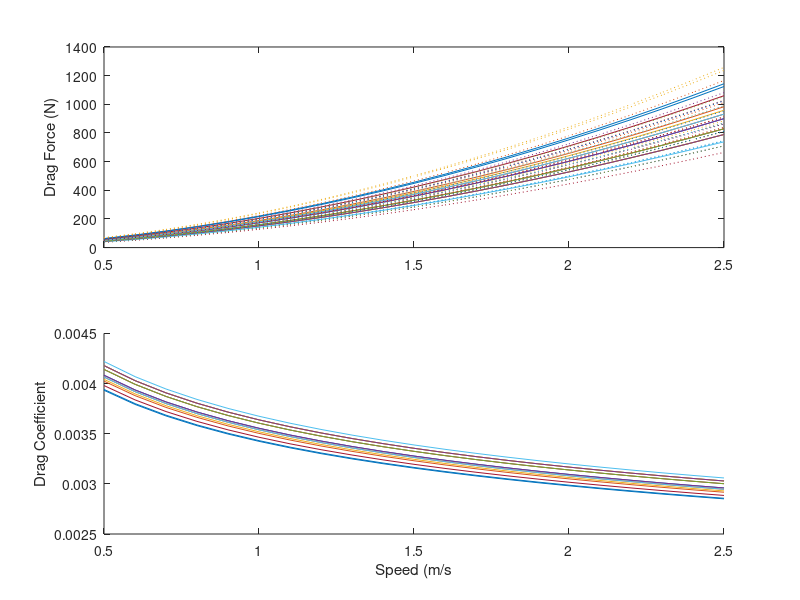

MATLAB code to generate this figure: (Note: this script raises an error after producing the figure.)
% Calculate whale drag coefficients for all individuals
% Age at first entanglement determines length, which gives weight and width
% from Fortune et al 2012

% 9 Dec 2014

clear all; close all

% Whale ID follows order of TOWDATA
whales = {'EG 2212  ','EG 2223  ','EG 3311  ','EG 3420  ','EG 3714  ',...
    'EG 3107  ','EG 2710  ','EG 1427  ','EG 2212  ','EG 3445  ','EG 3314  ',...
    'EG 3610  ','EG 3294  ','EG 2030  ','EG 1102  '};
age = [5,8,7,5,2,1,3,18,6,2,2,3,6,12,21];


% length, m
l = [1170;1237;1217;1170;1076;1032;1111;1345;1195;1076;1076;1111;1195;...
    1296;1358]/100;

% speed, ms-1
U = 0.5:0.1:2.5;

% kinematic viscosity of seawater, m2s-1
v = 10^-6;

% calculate reynolds number
Re = (l*U)./v;

% coefficient of friction [Eqn. 4]
Cf = 0.072*Re.^(-1/5);

% seawater density
rho = 1025;

% estimated whale mass
M = [19213;22510;21501;19213;15147;13460;16577;28566;20402;15147;15147;...
    16577;20402;25708;29415];

% estimated wetted surface area
Sw = 0.08*M.^0.65;

% max diameter of body, m
d = [284;298;294;284;265;255;272;321;290;265;265;272;290;311;324]/100;

% Fineness Ratio
FR = l./d;

% drag augmentation factor for oscillation, = 3 as per Frank Fish, pers comm
k = 1.5;
% appendages
g = 1.3;
% submergence
% load('gamma.mat')
% p = polyfit(gamma(:,1),gamma(:,2),8);
% f = polyval(p,gamma(:,1));
%
% hn = 11.24; % median submergence depth not entangled (Eg 3911 tag)
% xn = hn./d; % h/d values based on the mean submergence depth while not entangled
% yn = interp1(gamma(:,1),f,xn); % interpolates gamma to find value for calculated h/d
%
% he = 5.4; % median submergence depth while entangled (mean of Eg 3911 and Eg 4057)
% xe = he./d; % calculated h/d values based on the mean SD submergence depth while entangled
% ye = interp1(gamma(:,1),f,xe); % interpolates gamma to find value for calculated h/d

% calculate drag coefficient [Eqn 5]
for i = 1:length(Cf)
    whaleCD0(:,i) = Cf(:,i).*(1+1.5*(d./l).^(3/2) + 7*(d./l).^3);
    
    % calculate drag force on the whale body (N)
    whaleDf(:,i) = (1/2)*rho*(U(i).^2)*Sw.*whaleCD0(:,i)*g*k;
    whaleDf_lower(:,i) = whaleDf(:,i)*0.9;
    whaleDf_upper(:,i) = whaleDf(:,i)*1.1; % error for oscillation: use 1.35 to 1.65
    
    % back-calculate Cd
    whaleCD(:,i) = (2*whaleDf(:,i))./(rho*(U(i).^2)*Sw);
    
end



% % for each whale, add submergence effect
% for i = 1:length(yn)
% whaleDf(i,:) = whaleDf(i,:)*yn(i);
% whaleDf_E(i,:) = whaleDf(i,:)*ye(i);
% end


% plot on figure
figure(2)
subplot(211)
plot(U,whaleDf,U,whaleDf_lower,':',U,whaleDf_upper,':')
ylabel('Drag Force (N)')

subplot(212); hold on
plot(U,whaleCD0)
xlabel('Speed (m/s'); ylabel('Drag Coefficient')
adjustfigurefont

% McGregor DTAG drag coefficients and speed for foraging and traveling and
% CFD
McG_FORAGE = [0.0099	0.95;
    0.012	1.02;
    0.024	0.91;
    0.0091	1.06];
McG_TRAVEL = [0.0052	0.97;
    0.0036	1;
    0.0038	1.07;
    0.0049	1.08;
    0.005	0.9];
McG_CFD = [0.012    0.514];

% speed and drag coefficient for Eg3911 whale, nonentangled
vdh_NESk3(:,2) = [0.00370835542841646;0.00361910776902858;0.00354137208507408;
    0.00347268871336042;0.00341129509882514;0.00335588747591488;0.00330547586381435;
    0.00325929184961735;0.00321672773989446;0.00317729513661081;0.00314059597028095;
    0.00310630176709948;0.00307413850356466;0.00304387534137935;0.00301531611280707;
    0.00298829279160383;0.00296266042108549;0.00293829312750845;0.00291508095277899;
    0.00289292731333564;0.00287174694299712;0.00285146421375123;0.00283201175451527];
vdh_NESk3(:,1) = [0.772:0.1:2.98];
Re_3911 = (10*U)/1.17E-6;

% plot
plot(McG_FORAGE(:,2),McG_FORAGE(:,1),'k^','MarkerFaceColor','k')
plot(McG_TRAVEL(:,2),McG_TRAVEL(:,1),'r^','MarkerFaceColor','r')
plot(McG_CFD(:,2),McG_CFD(:,1),'g^','MarkerFaceColor','g')

plot(vdh_NESk3(:,1),vdh_NESk3(:,2),'b^-','MarkerFaceColor','b')

xlabel('Speed (m/s)'); ylabel('Drag Coefficient'); adjustfigurefont
xlim([0 2.5])

% % speed of interest = 1.1 m/s (average minimum swim speeds from entangled and
% % nonentangled argos data)
% WhaleCd = CD0(:,7);
% WhaleDf = Df(:,7);

%% Plot whales and their gears ****(not whale + gear)

GearCdRe

c = colormap(lines);
figure(20); clf; hold on
for i = 1:15;
    plot(U,whaleDf(i,:),'color',c(i,:))
    plot(TOWDRAG(i).mn_speedTW,TOWDRAG(i).mn_dragN,'.','MarkerSize',20,'color',c(i,:))
end
box on
xlabel('Speed (m/s)'); ylabel('Drag (N)')

figure(21); clf; hold on
for i = 1:15;
    plot(U,whaleCD0(i,:),'color',c(i,:))
    plot(speed(:,i),gearCd(:,i),'.','MarkerSize',20,'color',c(i,:))
end
box on
xlabel('Speed (m/s)'); ylabel('Drag Coefficient')

%% for each whale

close all;

figure(5); hold on

for i = 1:15;
    % calculate width
    [width,stations] = bodywidth(l(i));
    
    % obtain boundary layer dimensions
    BL = bndry_layer(width,d(i),stations);
    
    % get parameters for entangling gear attachment points
    % pt = location of attachment point
    % A = frontal area of 2 attachment points
    % p = height of protuberance at each attachment
    load('case_pApt')
    
    % calculate interference drag
    [DI(i,:),DI_upper(i,:),DI_lower(i,:)] = interferenceDrag(pt(i,:),A(i,:),p(i,:),BL,stations);
    
    % calculate gear drag curves
    warning off
    [yfit(:,i),speed,coeffs(:,i),lower(:,i),upper(:,i)] = towfit([TOWDRAG(i).mn_speed' TOWDRAG(i).mn_dragN],U);
    
    % plot all components
    figure(5); hold on
    h1 = plot(U,whaleDf(i,:),'color',[0 0.40 0.7]); h1.Color(4) = 0.75; % whale
    % plot interference drag
    h2 = plot(U,DI(i,:),'color',[0.494 0.184 0.556]); h2.Color(4) = 0.75;
    % plot gear drag
    h3 = plot(U,yfit(:,i),'color',[0.829 0.594 0.025]); h3.Color(4) = 0.75;
    
    % add to whale and gear drag
    Dtot(i,:) = whaleDf(i,:) + yfit(:,i)' + DI(i,:);
    Dtot_lower(i,:) = whaleDf_lower(i,:) + lower(:,i)' + DI_lower(i,:);
    Dtot_upper(i,:) = whaleDf_upper(i,:) + upper(:,i)' + DI_upper(i,:);
    
    % plot total entangled whale with lower and upper bounds
    plot(U,Dtot(i,:),'color',[0.65 0.65 0.65])
    plot(U,Dtot_lower(i,:),':','color',[0.65 0.65 0.65])
    plot(U,Dtot_upper(i,:),':','color',[0.65 0.65 0.65])
    
    % plot lower and upper 95% prediction intervals
    h5 = plot(speed,lower(:,i),':','color',[0.829 0.594 0.025]); h5.Color(4) = 0.75;
    h6 = plot(speed,upper(:,i),':','color',[0.829 0.594 0.025]); h6.Color(4) = 0.75;
    % plot interference drag +/- 10% estimates of CDI
    h7 = plot(U,DI_lower(i,:),':','color',[0.494 0.184 0.556]); h7.Color(4) = 0.75;
    h8 = plot(U,DI_upper(i,:),':','color',[0.494 0.184 0.556]); h8.Color(4) = 0.75;
    % plot whale drag +/- 10% k
    h9 = plot(U,whaleDf_lower(i,:),':','color',[0 0.40 0.7]); h7.Color(4) = 0.75;
    h10 = plot(U,whaleDf_upper(i,:),':','color',[0 0.40 0.7]); h7.Color(4) = 0.75;
    % plot data points
    % h4 = plot(TOWDRAG(i).mn_speed,TOWDRAG(i).mn_dragN,'.','color',[0.829 0.594 0.025],'MarkerSize',20);
    
end
% plot averages
plot(U,mean(whaleDf),'color',[38/255 80/255 170/255],'LineWidth',3)
plot(U,mean(DI),'color',[0.494 0.184 0.556],'LineWidth',3)
plot(U,mean(yfit'),'.-','color',[0.829 0.594 0.025],'LineWidth',3)
plot(U,mean(Dtot),'k','LineWidth',3)

box on
xlabel('Speed (m/s)'); ylabel('Drag (N)')
adjustfigurefont
[legh,objh,outh,outm] = legend('Whale Drag','Interference Drag',...
    'Gear Drag','Total Whale + Gear','Location','NW');
set(objh,'linewidth',2);
ylim([0 2500])

cd /Users/julievanderhoop/Documents/MATLAB/TOW/AnalysisFigs
print('WhaleGearDrag_bounds.eps','-depsc','-r300')

return

%% What is the percent increase
% for all cases
for i = 1:15
    % for all speeds
    for j = 1:21
        foldinc(i,j) = Dtot(i,j)/whaleDf(i,j);
        pinc(i,j) = (Dtot(i,j) - whaleDf(i,j))./whaleDf(i,j);
    end
end

%% Find drag at U = 1.2 m/s

mn_atspeed = mean(whaleDf(:,8));
st_atspeed = std(whaleDf(:,8));

mn_atspeed_E = mean(Dtot(:,8));
st_atspeed_E = std(Dtot(:,8));

% paired t test
[h,p,ci,stats] = ttest(whaleDf(:,8),Dtot(:,8));

% mean sd percent increase in drag overall
[mean(mean(foldinc')) std(mean(foldinc'))];

% mean sd percent increase in drag at 1.23 m/s
[mean(foldinc(:,8)) std(foldinc(:,8))];

% minimum and maximum fold increases
[val,ind] = min(foldinc);
[mean(val) std(val)];

[val,ind] = max(foldinc);
[mean(val) std(val)];

%% values and stats in paper
% nonentangled whale drag 0.5 m/s
[mean(whaleDf(:,1)) std(whaleDf(:,1))];
% nonentagneld whale drag 2.5 m/s
[mean(whaleDf(:,21)) std(whaleDf(:,21))];
% nonentangled whale 95% CI speed 1.2 m/s
[mean(whaleDf(:,8)) std(whaleDf(:,8))];
% entangled whale 95% CI speed 1.2 m/s
[mean(Dtot(:,8)) std(Dtot(:,8))];
% significantly different when entangled
[h,p,ci,stats] = ttest(Dtot(:,8),whaleDf(:,8));
%% 

figure(12); clf; hold on
plot(U,foldinc')
plot(U,mean(foldinc),'k','LineWidth',2)
xlabel('Speed (m/s)'); ylabel('Fold Increase in Drag')
adjustfigurefont

for i = 1:15
    ii = find(foldinc(i,:) == min(foldinc(i,:)));
    mininc(i) = ii;
    % plot(U(ii),foldinc(i,ii),'o')
end

%% What proportion of body drag is gear drag?

for i = 1:15
    bodyprop(i,:) = (yfit(:,i)' + DI(i,:))./whaleDf(i,:);
end
figure(19); clf
subplot(5,1,[1,4]); hold on
plot(U,bodyprop')
plot([0.5 2.5],[1 1],'k--') % plot unity as a reference
plot(U,mean(bodyprop),'k','LineWidth',2) % plot mean
box on
ylabel({'Gear Drag : Body Drag';''})
% set(gca,'xticklabels',{' ',' ',' ',' ',' '})
set(gca,'ytick',0:1:4)
text(0.60,3.7,'A','FontWeight','bold','FontSize',18)

% overall what proportion is it?
[mean(mean(bodyprop')) mean(std(bodyprop'))];

% for J091298
[mean(bodyprop(1,:)) std(bodyprop(1,:))];
[min(bodyprop(1,:)) max(bodyprop(1,:))]

%% What is the speed at minimum gear drag: whale drag?
for i = 1:15
    ii = find(bodyprop(i,:) == min(bodyprop(i,:)));
    minprop(i) = ii;
    % plot(U(ii),bodyprop(i,ii),'o')
end

subplot(5,1,5)
hist(U(minprop))
xlim([0.5 2.5])
xlabel('Speed (m/s)'); ylabel({'Freq';''})
text(0.60,2.8,'B','FontWeight','bold','FontSize',18)
adjustfigurefont

%% Does gear drag exceed whale drag?

% for all cases:
for i = 1:15
    exceed(i,:) = whaleDf(i,:) < yfit(:,i)' + DI(i,:);
end

%% Combined Figure
figure(29); clf;
subplot('Position',[0.05, 0.1, 0.425, 0.85]); hold on
plot(U,foldinc')
plot(U,mean(foldinc),'k','LineWidth',2)
xlabel('Speed (m/s)'); ylabel('Fold Increase in Drag')
set(gca,'ytick',[2:1:6])
box on; ylim([1 5.5])
text(0.60,5.25,'A','FontWeight','bold','FontSize',18)

subplot('Position',[0.535,0.35,0.425,0.6]); hold on
plot(U,bodyprop')
plot([0.5 2.5],[1 1],'k--') % plot unity as a reference
plot(U,mean(bodyprop),'k','LineWidth',2) % plot mean
box on
ylabel('Gear Drag : Body Drag')
% set(gca,'xticklabels',{' ',' ',' ',' ',' '})
set(gca,'ytick',0:1:4)
text(0.60,3.7,'B','FontWeight','bold','FontSize',18)

subplot('Position',[0.535,0.1,0.425,0.2])
hist(U(minprop))
xlim([0.5 2.5])
xlabel('Speed (m/s)'); ylabel('Freq')
text(0.60,2.8,'C','FontWeight','bold','FontSize',18)
adjustfigurefont

%% What is relative contribution of whale vs gear vs interference vs diving changes?
clear bardata
bardata(1,:) = mean(whaleDf');
bardata(2,:) = mean(DI');
bardata(3,:) = mean(yfit);

% figure(99); clf
% bar(bardata(1:4,:)','stacked')
% legend('Whale Body','Behaviour','Interference Drag','Gear Drag')
% ylabel('Entangled Whale Drag (N)')
% set(gca,'xticklabels',whales)
% xticklabel_rotate

% CHANGE THESE CLUSTERS BECAUSE C AND B ARE NOW SWITCHED IN THE OTHER
% PLOTS.
% ALSO CLUSTERS MAY CHANGE WITH ADCP DATA 
cluster = [2,5,5,5,5,4,4,5,5,5,5,3,5,5,4,4,5,5,5,5,1];
bardata(5,:) = cluster(1:15); % assign clusters
[B,I] = sort(bardata(5,:)); % sort by cluster
bardata = bardata(:,I); % reform data matrix
figure(98); clf; hold on
bar(bardata(1:4,:)','stacked')
legend('Whale Body','Interference Drag','Gear Drag')
ylabel('Drag (N)')
% set(gca,'xticklabel',whales(I))
xticklabel_rotate(1:15,90,whales(I))
set(legend,'Position',[0.22, 0.79, 0.25, 0.1])

% add cluster information to the plot
text(0.9,65,'B','color','w')
text(1.9,65,'C','color','w')
text(3.9,65,'D','color','w'); plot([3 5],[40 40],'color','w')
text(9.9,65,'E','color','w'); plot([6 15],[40 40],'color','w')
box on
